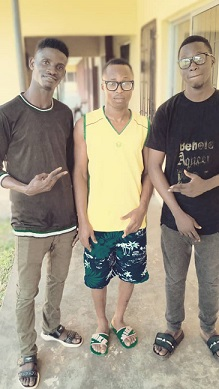
#> input picture Images/friends.jpg, 219 x 389 px
$ python sobel_y.py
#> lines starting #> are read from the running program, lines starting #| are printed output that depends on the picture; after the words box and inside, x2 and y2 are one past the last pixel; in counts of white or black regions, pixels touching at a corner belong together
import cv2 as cv
import numpy as np
img = cv.imread("Images/friends.jpg")
#> img is the input picture: shape (389, 219, 3); mean B, G, R 130.2, 150.5, 160.8
gray_img = cv.cvtColor(img, cv.COLOR_BGR2GRAY)
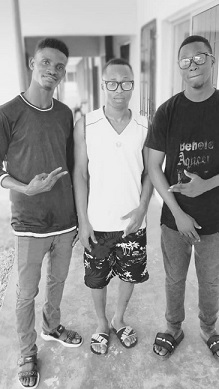
#> gray_img: shape (389, 219); min 8, max 254, mean 151.2
sobel_y_dir = cv.Sobel(gray_img, cv.CV_64F, 0, 1)
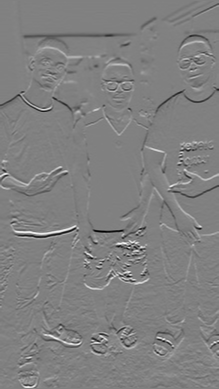
#> sobel_y_dir: shape (389, 219) float64; min -853, max 837, mean -0.7; drawn with min black and max white
cv.imshow("SOBEL Y DIRECTION", sobel_y_dir)
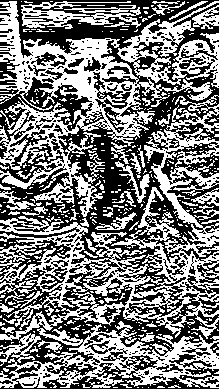
#> window 'SOBEL Y DIRECTION': shape (389, 219); 48.3% white; 457 white regions (394 under 20 px), largest, box (x1, y1, x2, y2) and area: (0, 1, 219, 217) 14266, (0, 127, 219, 341) 12745, (0, 321, 219, 388) 5509
cv.waitKey(0)

$ run again, with Images/seun.jpg copied over Images/friends.jpg
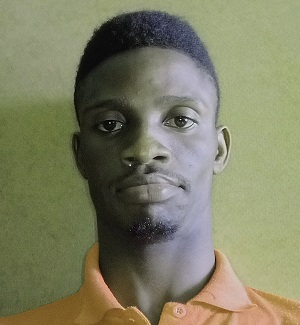
#> input picture Images/seun.jpg, 300 x 325 px
#> img is the input picture: shape (325, 300, 3); mean B, G, R 99.9, 127.1, 126.9
#> `sobel_y_dir = cv.Sobel(gray_img, cv.CV_64F, 0, 1)`:
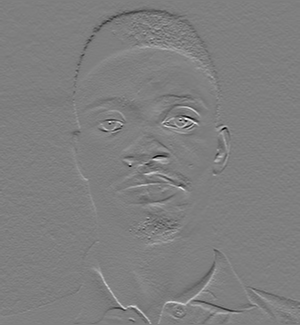
#> sobel_y_dir: shape (325, 300) float64; min -626, max 629, mean -0.7; drawn with min black and max white
#> `cv.imshow("SOBEL Y DIRECTION", sobel_y_dir)`:
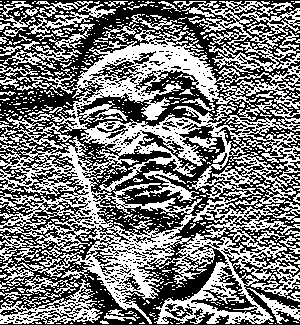
#> window 'SOBEL Y DIRECTION': shape (325, 300); 47.5% white in thin lines or dots
